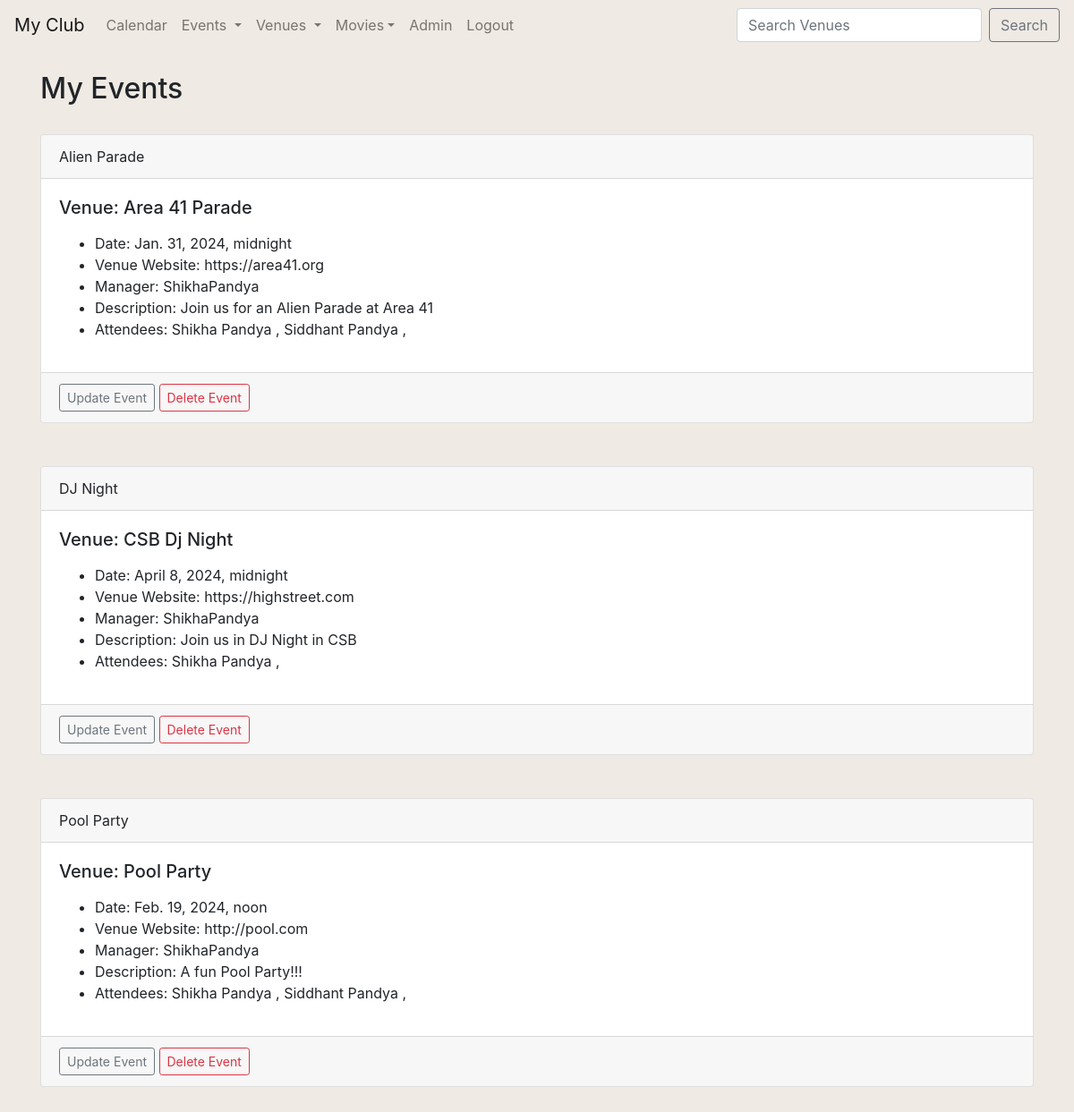
The app's page /my_events (signed in) with its own data.
### blog/models.py (models this page shows, shortened)
class Event(models.Model):
   name=models.CharField('Event Name', max_length=120)
   event_date=models.DateTimeField('Event Date')
   venue=models.ForeignKey('Venue', blank=True, null=True, on_delete=models.CASCADE)
   manager=models.ForeignKey(User, blank=True, null=True, on_delete=models.SET_NULL)
   description=models.TextField(blank=True)
   attendees=models.ManyToManyField(MyClubUser, blank=True)
   approved = models.BooleanField('Approved', default=False)
   def __str__(self):
      return self.name

class Venue(models.Model):
   name=models.CharField('Venue Name', max_length=120)
   address=models.CharField(max_length=300)
   zip_code=models.CharField('Zip Code', max_length=15)
   phone=models.CharField('Contact Number', max_length=25, blank=True)
   web=models.URLField('Website Address', blank=True)
   email_address=models.EmailField('Email Address')
   owner=models.IntegerField("Venue Owner", blank=False, default=1)
   venue_image = models.ImageField(null=True, blank=True, upload_to="images/")
   def __str__(self):
      return self.name

class MyClubUser(models.Model):
   first_name=models.CharField(max_length=30)
   last_name=models.CharField(max_length=30)
   email=models.EmailField('User Email')
   def __str__(self):
      return self.first_name + ' ' + self.last_name

### blog/views.py (the view)
# urls.py: path('my_events', views.my_events, name="my_events"),
def my_events(request):
	if request.user.is_authenticated:
		me = request.user.id
		events = Event.objects.filter(attendees=me)
		return render(request, 'blog/my_events.html', {"events":events})
	else:
		messages.success(request, ("You Aren't Authorized To View This Page"))
		return redirect('home')

### blog/templates/blog/my_events.html
{% extends 'blog/base.html' %}
{% block content %}
    <h2>My Events</h2>
    <br/>
    {% for event in events %}
    <div class="card">
        <div class="card-header">
          {{ event }}
        </div>
        <div class="card-body">
          <h5 class="card-title">Venue: {{ event.venue }}</h5>
          <p class="card-text">
            <ul>
                <li>  Date: {{ event.event_date }} </li>
                <li>  Venue Website: {{ event.venue.web }} </li>
                <li>  Manager: {{ event.manager }} </li>
                <li>  Description: {{ event.description }} </li>
                <li>  Attendees:
                {% for user in event.attendees.all %}
                {{ user }} ,
                {% endfor %}
              </li>
            </ul>
          </p>
        </div>
        {% if user.is_authenticated %}
          {% if user == event.manager %}
            <div class="card-footer text-muted">
              <a href="{% url 'update-event' event.id %}" class="btn btn-outline-secondary btn-sm"> Update Event </a>
              <a href="{% url 'delete-event' event.id %}" class="btn btn-outline-danger btn-sm"> Delete Event </a>
            </div>
          {% endif %}
        {% endif %}
      </div>
      <br/><br/>
    {% endfor %}
{% endblock %}

### blog/templates/blog/base.html (style rules this page uses)
body { background: #EFEAE3; }

### records on screen
Event: name "Alien Parade", venue "Area 41 Parade", event_date "Jan. 31, 2024, midnight", venue.web "https://area41.org", manager "ShikhaPandya", description "Join us for an Alien Parade at Area 41", shows "Update Event"
MyClubUser: first_name+last_name "Shikha Pandya"
MyClubUser: first_name+last_name "Siddhant Pandya"
Event: name "DJ Night", venue "CSB Dj Night", event_date "April 8, 2024, midnight", venue.web "https://highstreet.com", manager "ShikhaPandya", description "Join us in DJ Night in CSB", shows "Update Event"
Event: name "Pool Party", venue "Pool Party", event_date "Feb. 19, 2024, noon", venue.web "http://pool.com", manager "ShikhaPandya", description "A fun Pool Party!!!", shows "Update Event"
